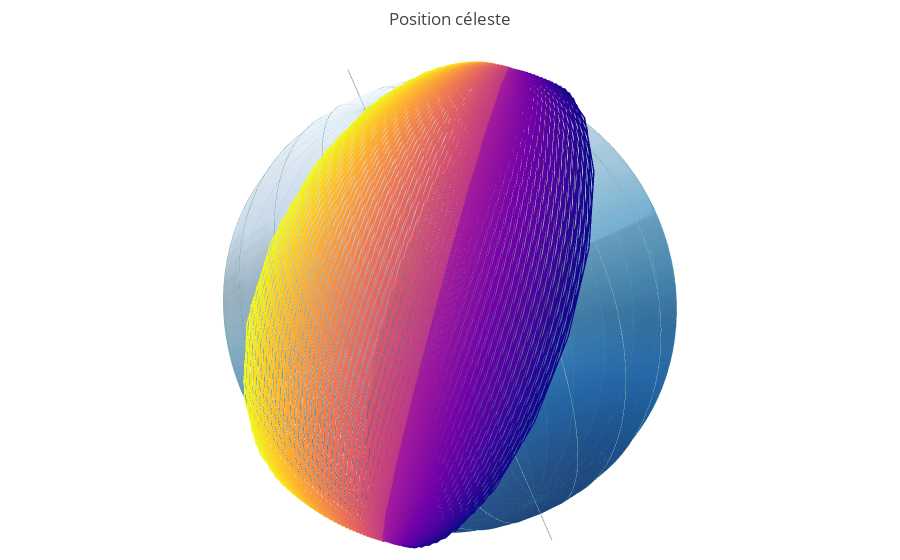

Source (notebook cell):
### Markdown cell above
## Test de la fonction

Pour tester notre fonction, nous traçons la trajectoire de l'ISS avec l'ensemble des données de position du jeu de données.

### Dans le repère céleste

On représente les positions de l'ISS dans le repère céleste (le repère est centré sur le centre de la Terre et ne tourne pas avec elle).

### Code cell
with orbital_visualization() as fig:
    fig.add_scatter3d(x=df.x, y=df.y, z=df.z, mode="lines", showlegend=False,
                      line_color=df.index, line_colorscale="plasma", hoverinfo='skip')
    fig.update_layout(title="Position céleste")
